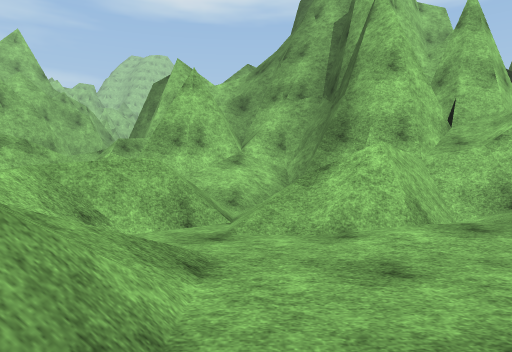
view 1 (above)

16 first-person views from a walk through a scene from a Unity 3-D project. The camera is 1.2 m above the floor, looks level and sees 70° across. The floor is counted in squares, 2 m on a side. Each view is taken from the middle of a square. On the plan, view 1 faces up. The plan holds only what a view shows up to about 10 squares ahead; the rest is blank. The place goes on beyond the plan. Some trees and plants on the terrain are drawn as simple stand-ins. The player is left out. Surface patterns are stand-ins for the level's own textures.

view 2
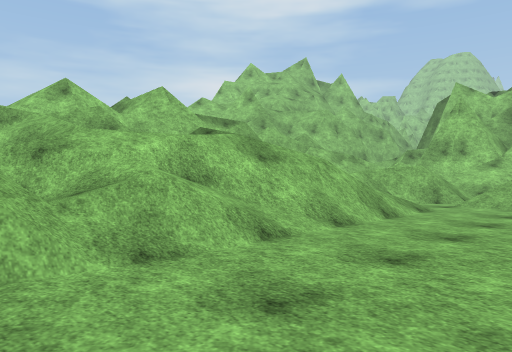

view 3
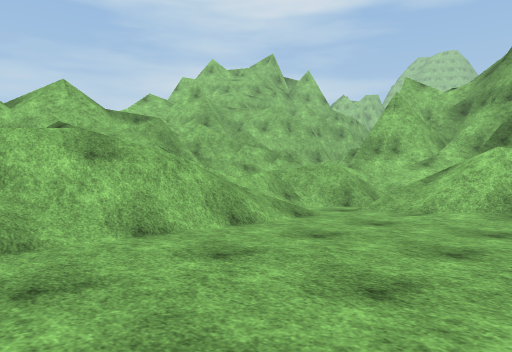

view 4
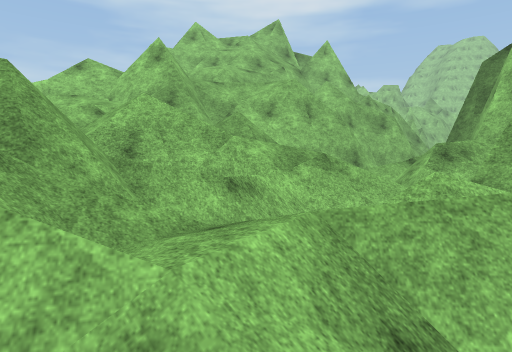

view 5
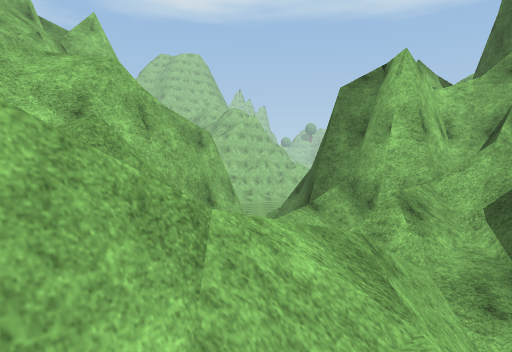

view 6
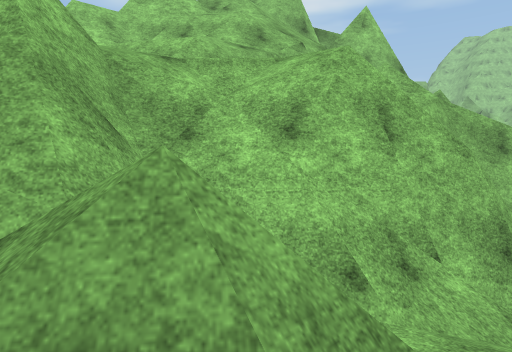

view 7
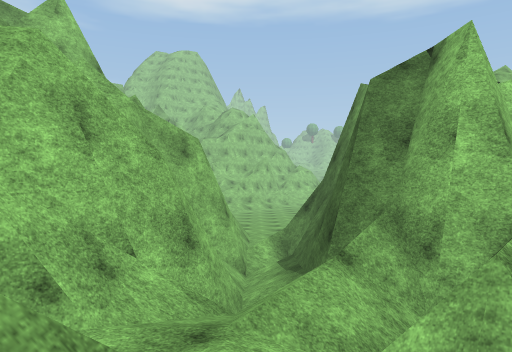

view 8
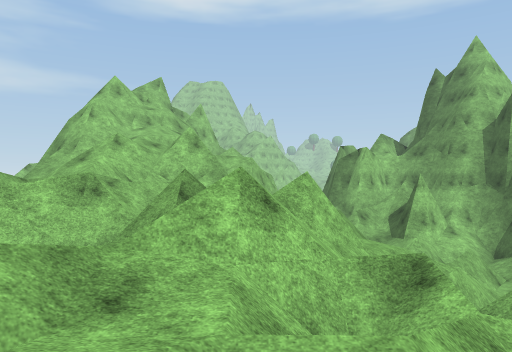

view 9
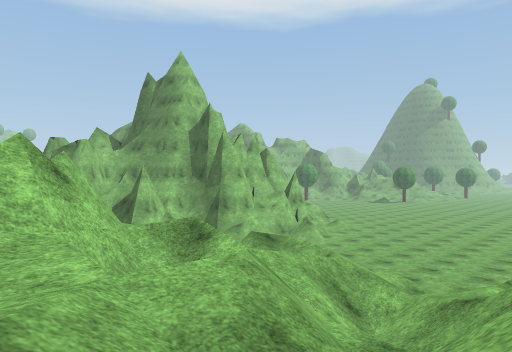

view 10
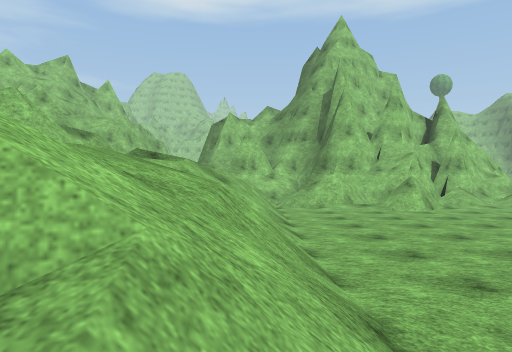

view 11
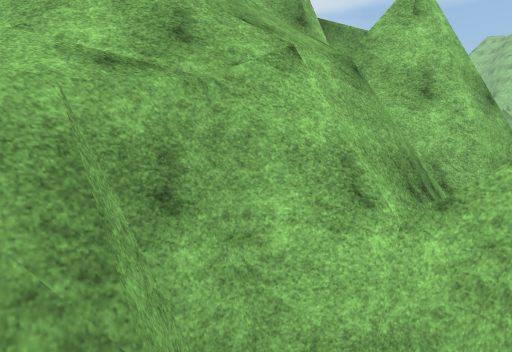

view 12
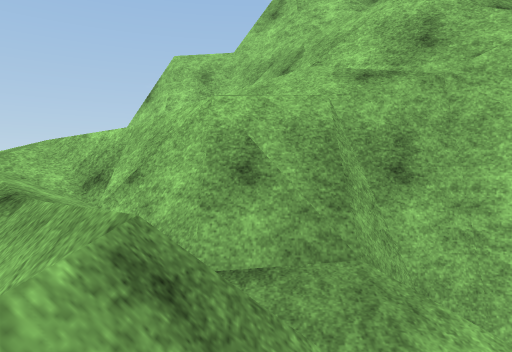

view 13
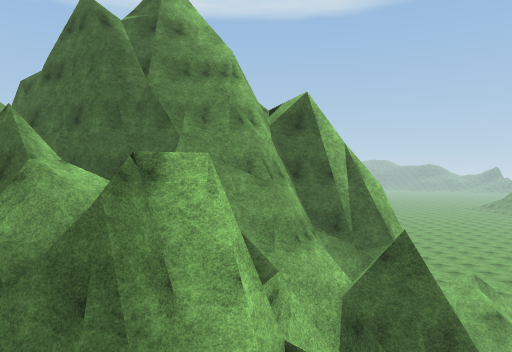

view 14
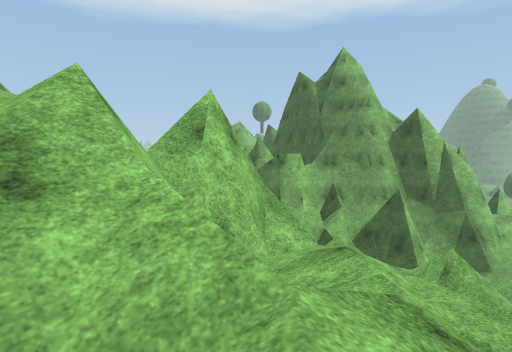

view 15
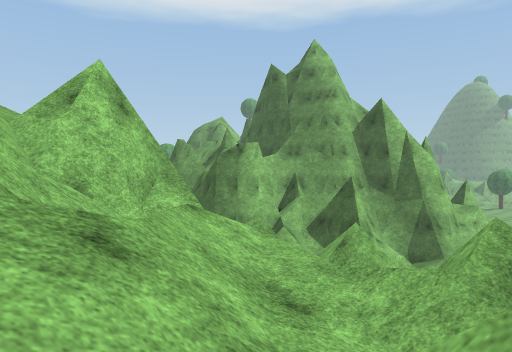

view 16
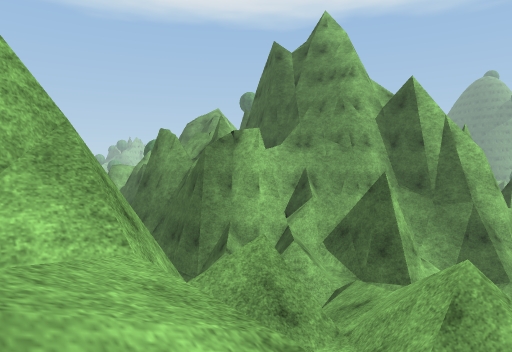

### Floor plan
Key: @ floor where view 1 was taken; # wall or solid block; . main floor; : floor 0.25 m higher than the main floor; + floor 1 m higher than the main floor; * floor 1.75 m higher than the main floor; % floor 2 m higher than the main floor; & floor 2.5 m higher than the main floor; $ floor 5.5 m higher than the main floor; / step, stairs or slope; = window, fence, low wall or low ledge; ^ raised ledge; v drop or lower ground.
Columns run from 13 left of view 1 to 3 right of it. Each row starts with its distance up from view 1.
 16          #
 15         =#
 14   ###  ###
 13   #^##v&:#
 12   #=##v v##
 11  ##vv/ vv##
 10 ##=#///v+v##
  9 ##==//vv%v#=#
  8 # ///vv*vv/####
  7   //#$v=v#/##/#
  6  //##v==/= =//###
  5  //=//##///////=#
  4  //////=///==//=
  3  /////###///...//
  2   /##  #=/#//....
  1   #### #= = /....
  0     ====# v//@...
 -1     /#=== ///....
 -2     //=//////....
 -3      ////////....
 -4      ////////...
 -5      // #  ///.
 -6            #/
 -7             /

Where each view was taken, in squares from view 1:
view 1: 0 up, 0 right, facing up
view 2: 4 down, 2 right, facing up-left
view 3: 2 down, 3 right, facing up-left
view 4: 2 up, 1 left, facing up-left
view 5: 4 up, 5 left, facing up
view 6: 6 up, 5 left, facing up-left
view 7: 6 up, 5 left, facing up
view 8: 5 down, 7 left, facing up
view 9: 5 down, 8 left, facing up-right
view 10: 7 down, 1 left, facing up
view 11: 10 up, 8 left, facing up-left
view 12: 10 up, 7 left, facing left
view 13: 10 up, 7 left, facing right
view 14: 3 up, 12 left, facing up-right
view 15: 2 up, 11 left, facing up-right
view 16: 4 up, 9 left, facing up-right
